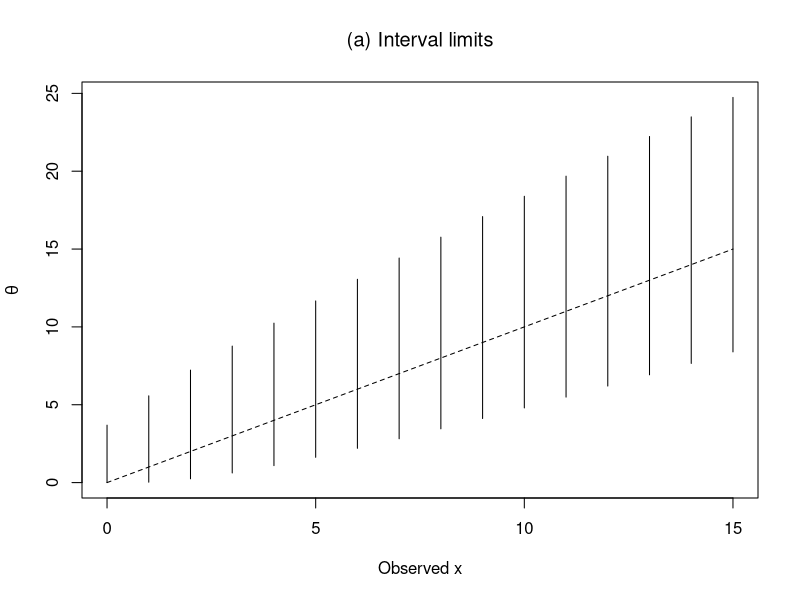
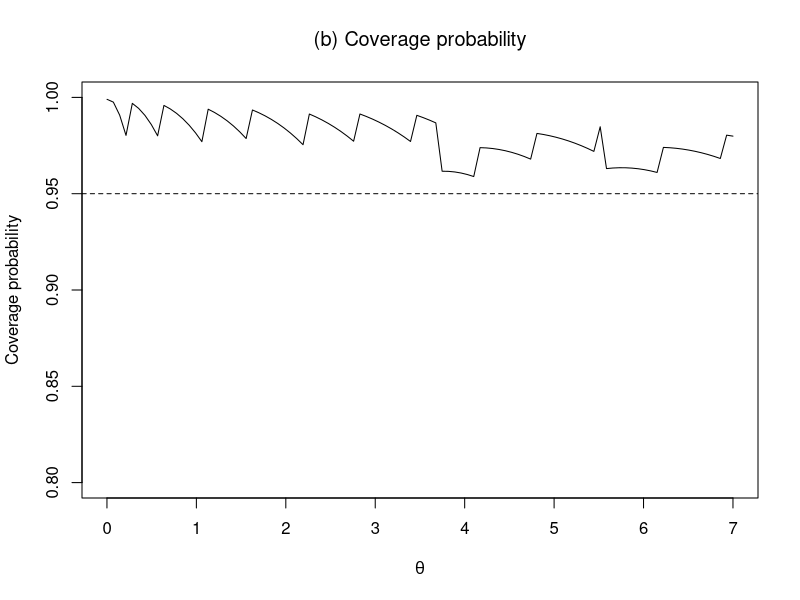

Reproduce these figures in R, in order.
# Example 5.12
# confidence intervals for Poisson models:

xx<- 0:15
tmax<- max(xx)+ 2*sqrt(max(xx))+2
th<- seq(.0001,tmax,len=tmax*1000)

ci<-NULL
for (x in xx){
  pright<- 1- ppois((x-1),th) - 0.0*dpois(x,th)
  lo<- min(th[pright>.025])
  pleft <- ppois(x,th) - 0.0*dpois(x,th)
  up<- max(th[pleft>.025])
  ai<- c(lo,up)
  ci<- rbind(ci,ai)
}
print(round(ci,2))

plot(xx,ci[,1],ylim=range(ci),
     xlab='Observed x',ylab=expression(theta),type='n')
for (x in xx) lines(c(x,x),ci[(x+1),])
lines(xx,xx,lty=2)
title(expression('(a) Interval limits'))


tt<- seq(0.001,7,len=100)
confci<-NULL
for (theta in tt){
  inside<- ifelse((theta<= ci[,2] & theta>=ci[,1]),
                  1,0)
  ai<- sum(dpois(xx[inside==1],theta))
  confci<- c(confci,ai)
}

plot(tt,confci,type='l',ylim=c(.8,1),
     xlab=expression(theta),ylab='Coverage probability')
abline(h=.95,lty=2)
title(expression('(b) Coverage probability'))
